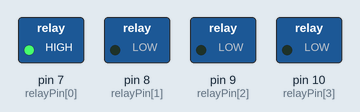
A sketch run on a simulated Arduino Uno, built with avr-gcc and run on an emulated ATmega328P. On the bench: switched loads named in the sketch (green lamp = pin HIGH).

Above: at 1.0 s.
At 5.0 s:
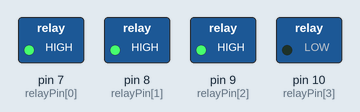
At 7.5 s:
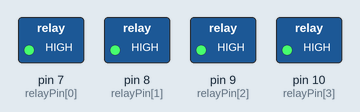
At 10.0 s:
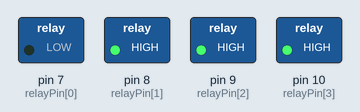
At 14.0 s:
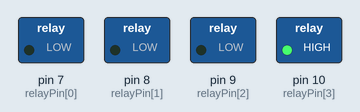
At 21.0 s:
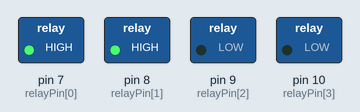
Timing chart, 0 to 23.4 s (numbered marks = the images above):
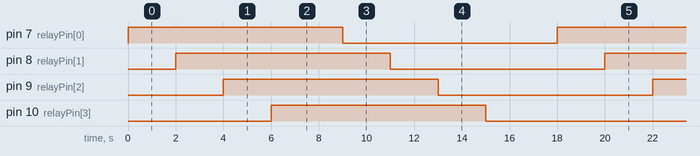

Measured:
- by itself, pin 7 (relayPin[0]), pin 8 (relayPin[1]), pin 9 (relayPin[2]), pin 10 (relayPin[3]): alternates HIGH for 9.0 s and LOW for 9.0 s
- by itself, everything shown: repeats every 18.0 s, in 8 steps

The sketch:

rele4canaismatriz.ino
```cpp
unsigned char relayPin[4] = {7,8,9,10};

void setup()
{
  int i;
  for(i = 0; i < 4; i++)
  {
    pinMode(relayPin[i],OUTPUT);
  }
}

//just an simple demo to close and open 4 relays
// every other 1s.
void loop()
{

  int i=0;
  for(i = 0; i < 4; i++)
  {
    digitalWrite(relayPin[i],HIGH);
    delay(2000); //delay between turning on each relay, 200 milliseconds
  }
  delay(1000);
  for(i = 0; i < 4; i++)
  {
    digitalWrite(relayPin[i],LOW);
    delay(2000); //delay between turning off each relay, 200 milliseconds
  }
  delay(1000);

}
```
